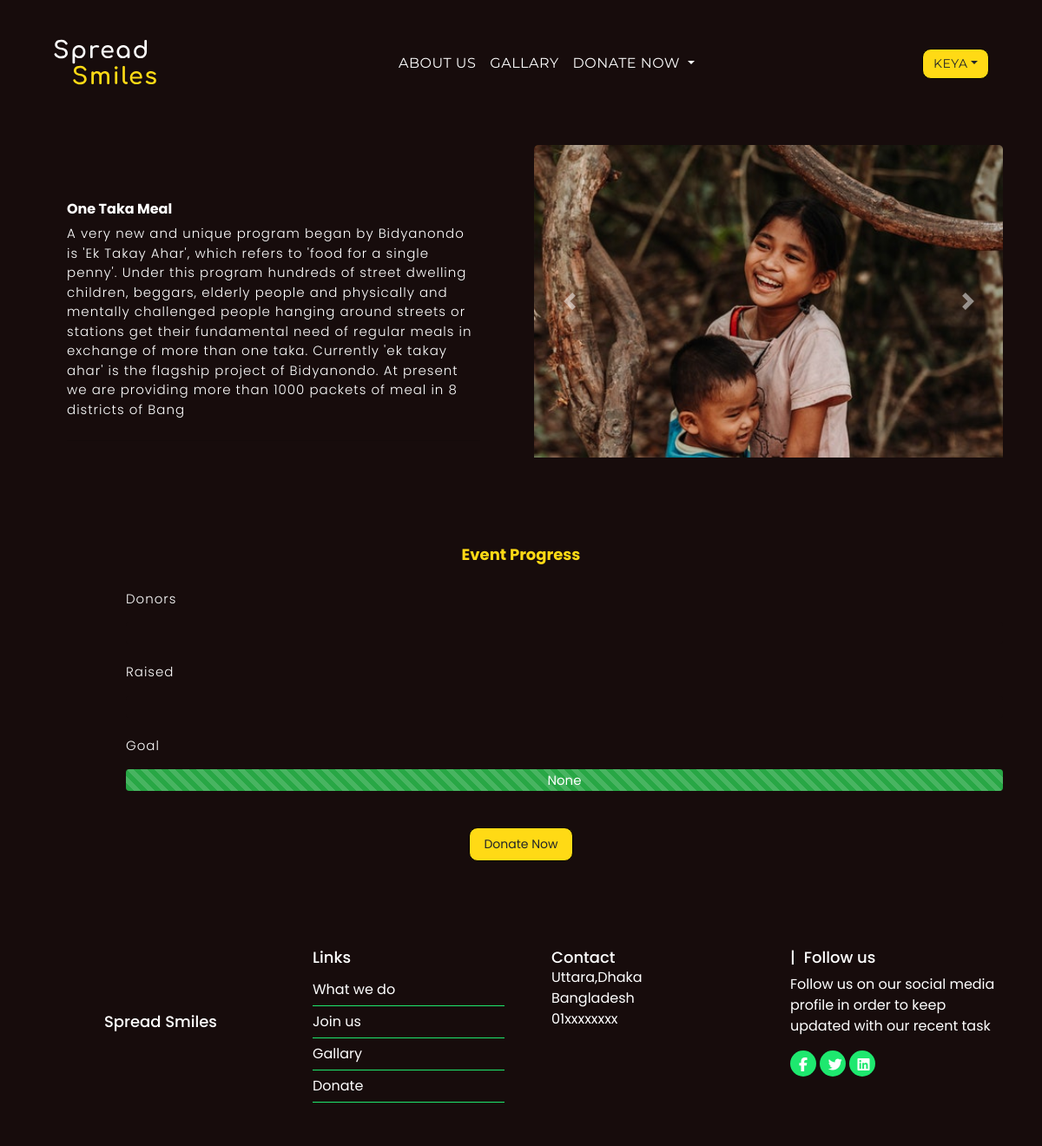
Screenshot of /event/1/ (signed in) with the database file from the repository.
### user/models.py (models this page shows, shortened)
class Event(models.Model):
    organization_name = models.ForeignKey(
        Organization, null=True, on_delete=models.SET_NULL)
    event_title = models.CharField(max_length=200)
    description = models.TextField(max_length=500)
    goal = models.IntegerField(null=True)
    date_created = models.DateTimeField(auto_now_add=True)

### user/views.py (the view, shortened to what this page needs)
# urls.py: path('event/<str:pk>/', views.singleevent, name="event"),
def singleevent(request, pk):
    event = Event.objects.get(id=pk)
    donators = event.moneydonatorinfo_set.all()
    donators_count = donators.count()
    if(donators_count == 0):
        raised = 0
        raised_p = 0
        context = {'event': event,
                   'donators_count': donators_count, 'raised': raised, 'raised_p': raised_p}
        return render(request, 'user/eventdet.html', context)

### user/templates/user/eventdet.html (shortened to what this page needs)
{% extends "user/base.html" %}
{% load static %}
{% block css %}
<link rel="stylesheet" href="{% static 'css/eventdet.css' %}" />
{% endblock css %}
{% block content %}
<br>
   <div class="row">
        <div class="col">
          <div class="jumbotron">
            <h1 class="display-4">{{event.event_title}}</h1>
            <p class="lead">
              {{event.description}}
            </p>
            <hr class="my-4" />
          </div>
        </div>
        <div class="col pic">
          <div id="carouselExampleControls" class="carousel slide" data-ride="carousel">
  <div class="carousel-inner">
    <div class="carousel-item active">
      <img class=" img-fluid d-block w-100 new" src="{% static 'images/f.jpg' %}" alt="First slide">
    </div>
  </div>
  <a class="carousel-control-prev" href="#carouselExampleControls" role="button" data-slide="prev">
    <span class="carousel-control-prev-icon" aria-hidden="true"></span>
  </a>
  <a class="carousel-control-next" href="#carouselExampleControls" role="button" data-slide="next">
    <span class="carousel-control-next-icon" aria-hidden="true"></span>
  </a>
</div>
        </div>
      </div>
      <h1 class="display-3">Event Progress</h1><br>
     <p class="lead sr">Donors</p>
      <div class="progress "style="height:25px;">
</div> <br>
<p class="lead sr">Raised</p>
<div class="progress" style="height:25px;">
</div><br><p class="lead sr">Goal</p>
    <div class="progress" style="height:25px;">
  <div class="progress-bar progress-bar-striped bg-success progress-bar-animated" role="progressbar" style="width: 100%" >{{event.goal}}</div>
</div>
     <br><br> <div class="text-center">
         <a class="btn ss btn-lg" href="/donatemoney/{{event.id}}" role="button"
              >Donate Now</a
            >
     </div>
{% endblock content %}

### user/templates/user/navbar.html (shortened to what this page needs)
{% load static %}
<link rel="stylesheet" type="text/css" href="{% static 'css/navbar.css' %}">
<nav class="navbar navbar-expand-md sticky-top">
  <a class="navbar-brand" href="/"
    ><img class="img-fluid t" src="{% static 'images/logo.svg'%}" alt=""
  /></a>
  <div class="collapse navbar-collapse na" id="navbarSupportedContent">
    <ul class="navbar-nav m-auto">
      <li class="nav-item">
        <a class="nav-link" href="/about"
          >About Us<span class="sr-only">(current)</span></a
        >
      </li>
      <li class="nav-item">
        <a class="nav-link" href="/gallary">Gallary</a>
      </li>
      <li class="nav-item dropdown">
        <a
          class="nav-link dropdown-toggle"
          href="#"
          id="navbarDropdown"
          role="button"
          data-toggle="dropdown"
          aria-haspopup="true"
          aria-expanded="false"
        >
          Donate Now
        </a>
      </li>
    </ul>
    {% if request.user.is_authenticated %}
    <ul class="navbar-nav">
      <li class="nav-item dropdown">
        <a
          class="btn btn-warning ss dropdown-toggle"
          href="#"
          id="navbarDropdown"
          role="button"
          data-toggle="dropdown"
          aria-haspopup="true"
          aria-expanded="false"
        >{{request.user}}</a>
      </li>
    </ul>
    {% else %}
      <a href="/register" class="btn btn-warning ss mr-0">Join Us</a>
    {% endif %}
  </div>
</nav>

### static/css/eventdet.css (style rules this page uses)
body { background-color: #170c0c; font-family: poppins; font-size: 14px; }
.display-4 { font-size: 16px; font-weight: bold; color: white; }
.lead { font-size: 15px; color: white; letter-spacing: 1px; }
.jumbotron { background: none; }
.ss { border: 1px solid; border-color: black; border-radius: 10px; font-size: 14px; cursor: pointer; background-color: #ffda15; }
div.progress { background-color: #170c0c; text-align: center; margin-left: 100px; }
div.progress-bar { font-size: 15px; }
.sr { margin-left: 100px; }
.display-3 { color: #ffda15; font-weight: bold; font-size: 18px; text-align: center; }
.pic { width: 100%; }
.new { float: right; width: 250px; height: 250; border-top-left-radius: 15px; border-top-right-radius: 15px; border-top-right-radius: 5px; border-top-left-radius: 5px; }

### static/css/navbar.css (style rules this page uses)
.navbar { background-color: #170c0c; text-transform: uppercase; font-family: Montserrat; font-size: 1rem; letter-spacing: 0.5px; margin: 30px 0px; }
a.nav-link { color: white; }
.t { width: 120px; background-size: cover; grid-area: image; }
.ss { border-radius: 10px; transition: 0.3s all ease; }

### rows the page displays
Event: event_title "One Taka Meal", description "A very new and unique program began by Bidyanondo is 'Ek Takay Ahar', which refers to 'food for a single penny'. Under this program hundreds of street dwelling children, beggars, elderly people and physically and mentally challenged people hanging around streets or stations get their fundamental need of regular meals in exchange of more than one taka. Currently 'ek takay ahar' is the flagship project of Bidyanondo. At present we are providing more than 1000 packets of meal in 8 districts of Bang", goal "None"

### other values shown
{{ request.user }} "KEYA"
